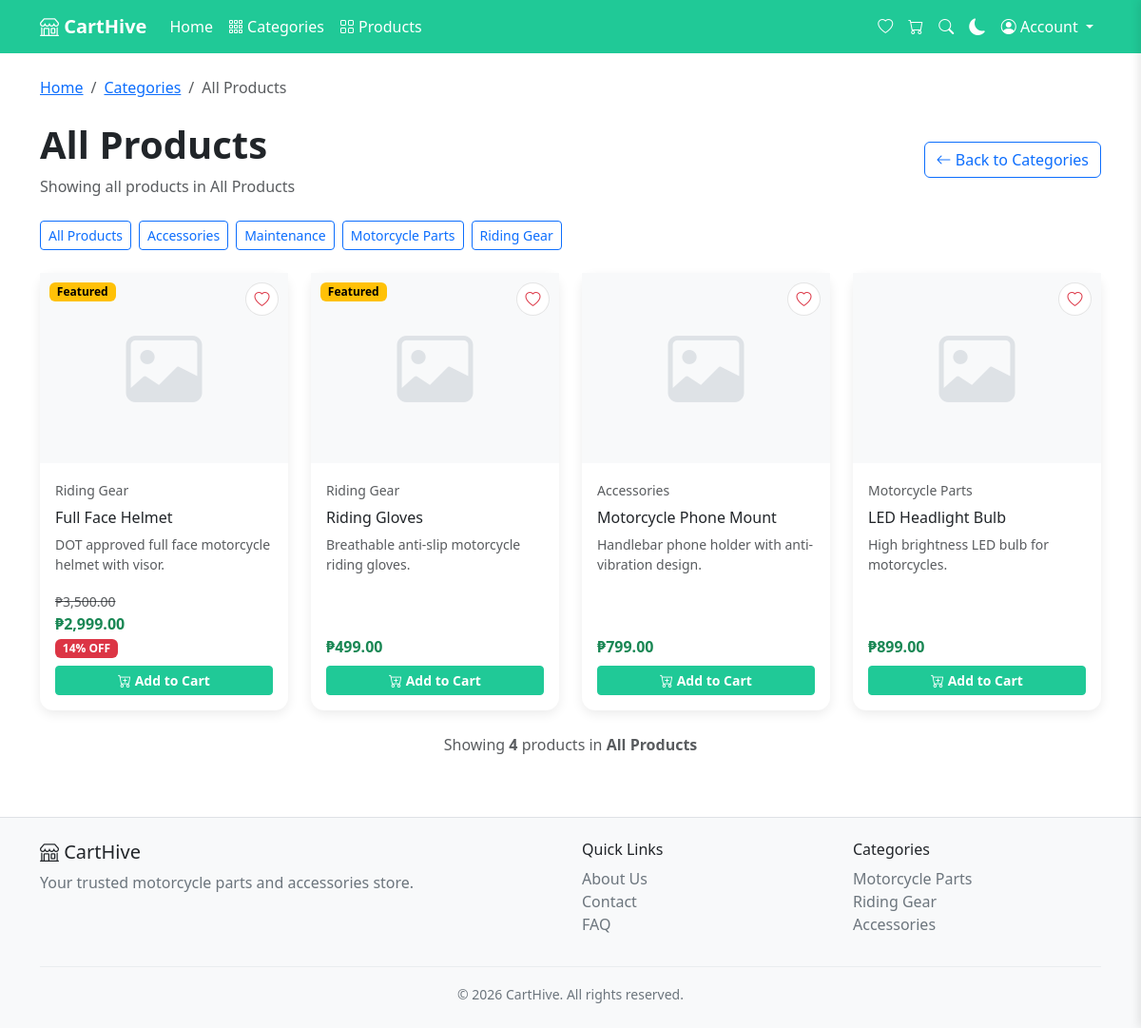
The app's page /pages/products.php?category=parts with its own data.
### tables this page shows
CREATE TABLE `categories` (
  `id` int(11) NOT NULL,
  `name` varchar(100) NOT NULL,
  `url` varchar(120) NOT NULL,
  `created_at` datetime DEFAULT current_timestamp()
);

CREATE TABLE `products` (
  `id` int(11) NOT NULL,
  `category_id` int(11) DEFAULT NULL,
  `vendor_id` int(11) DEFAULT NULL,
  `name` varchar(255) NOT NULL,
  `url` varchar(280) NOT NULL,
  `description` text DEFAULT NULL,
  `price` decimal(10,2) NOT NULL,
  `sale_price` decimal(10,2) DEFAULT NULL,
  `stock` int(11) NOT NULL DEFAULT 0,
  `image` varchar(255) DEFAULT NULL,
  `is_featured` tinyint(1) DEFAULT 0,
  `is_active` tinyint(1) DEFAULT 1,
  `created_at` datetime DEFAULT current_timestamp(),
  `updated_at` datetime DEFAULT current_timestamp() ON UPDATE current_timestamp()
);

### includes/functions.php (called while the page is built, shortened)
<?php
function e($string) {
    return htmlspecialchars($string, ENT_QUOTES, 'UTF-8');
}
function format_price($price) {
    return '₱' . number_format($price, 2);
}
function is_on_sale($product) {
    return !empty($product['sale_price']) && $product['sale_price'] > 0;
}
function get_discount_percentage($regular_price, $sale_price) {
    return round((($regular_price - $sale_price) / $regular_price) * 100);
}
?>

### pages/products.php (the view, shortened to what this page needs)
<?php
require_once __DIR__ . '/../config/db.php';
require_once __DIR__ . '/../includes/functions.php';
$category_url = isset($_GET['category']) ? trim($_GET['category']) : null;
$category_name = 'All Products';
$category_id = null;
if ($category_id) {
    $sql = "SELECT p.*, c.name as category_name, c.url as category_url
            FROM products p
            LEFT JOIN categories c ON p.category_id = c.id
            WHERE p.is_active = 1 AND p.category_id = ?
            ORDER BY p.is_featured DESC, p.created_at DESC";
    $stmt = $conn->prepare($sql);
    $stmt->bind_param("i", $category_id);
    $stmt->execute();
    $result = $stmt->get_result();
    $stmt->close();
} else {
    $sql = "SELECT p.*, c.name as category_name, c.url as category_url
            FROM products p
            LEFT JOIN categories c ON p.category_id = c.id
            WHERE p.is_active = 1
            ORDER BY p.is_featured DESC, p.created_at DESC";
    $result = $conn->query($sql);
}
include __DIR__ . '/../includes/header.php';
include __DIR__ . '/../includes/navbar.php';
?>
<div class="container mt-4">
    <nav aria-label="breadcrumb">
        <ol class="breadcrumb">
            <li class="breadcrumb-item"><a href="home.php">Home</a></li>
            <li class="breadcrumb-item"><a href="category.php">Categories</a></li>
            <?php if ($category_url): ?>
                <li class="breadcrumb-item active" aria-current="page"><?= e($category_name) ?></li>
            <?php else: ?>
                <li class="breadcrumb-item active" aria-current="page">All Products</li>
            <?php endif; ?>
        </ol>
    </nav>
</div>
<div class="container mt-4 mb-5">
    <div class="row align-items-center mb-4">
        <div class="col-md-8">
            <h1 class="fw-bold mb-2"><?= e($category_name) ?></h1>
            <p class="text-muted mb-0">
                <?php if ($category_url): ?>
                    Showing all products in <?= e($category_name) ?>
                <?php else: ?>
                    Browse our complete collection of motorcycle parts, gear, and accessories
                <?php endif; ?>
            </p>
        </div>
        <div class="col-md-4 text-md-end">
            <a href="category.php" class="btn btn-outline-primary">
                <i class="bi bi-arrow-left"></i> Back to Categories
            </a>
        </div>
    </div>
    <div class="row mb-4">
        <div class="col-12">
            <div class="d-flex gap-2 flex-wrap">
                <a href="products.php" class="btn btn-sm <?= !$category_url ? 'btn-primary' : 'btn-outline-primary' ?>">
                    All Products
                </a>
                <?php
                $filter_sql = "SELECT * FROM categories ORDER BY name ASC";
                $filter_result = $conn->query($filter_sql);
                while ($cat = $filter_result->fetch_assoc()):
                ?>
                    <a href="products.php?category=<?= e($cat['url']) ?>"
                       class="btn btn-sm <?= ($category_url == $cat['url']) ? 'btn-primary' : 'btn-outline-primary' ?>">
                        <?= e($cat['name']) ?>
                    </a>
                <?php endwhile; ?>
            </div>
        </div>
    </div>
    <div class="row g-4">
        <?php if ($result->num_rows > 0): ?>
            <?php while ($product = $result->fetch_assoc()): ?>
                <div class="col-md-6 col-lg-3">
                    <div class="card product-card h-100 position-relative">
                        <a href="product.php?id=<?= $product['id'] ?>" class="text-decoration-none">
                            <div class="product-img">
                                <?php if ($product['image']): ?>
                                    <img src="../uploads/products/<?= e($product['image']) ?>" class="card-img-top" alt="<?= e($product['name']) ?>">
                                <?php else: ?>
                                    <i class="bi bi-image" style="font-size: 80px; color: #dee2e6;"></i>
                                <?php endif; ?>
                                <?php if ($product['is_featured']): ?>
                                    <span class="badge badge-featured position-absolute" style="top: 10px; left: 10px;">Featured</span>
                                <?php endif; ?>
                            </div>
                        </a>
                        <button class="btn btn-sm wishlist-btn position-absolute"
                                style="top: 10px; right: 10px; z-index: 10; background: rgba(255, 255, 255, 0.9); border: 1px solid rgba(0, 0, 0, 0.1); border-radius: 50%; width: 35px; height: 35px; backdrop-filter: blur(5px);"
                                onclick="toggleWishlist(<?= $product['id'] ?>, this)"
                                title="Add to wishlist">
                            <i class="bi bi-heart text-danger"></i>
                        </button>
                        <div class="card-body d-flex flex-column">
                            <div class="mb-2">
                                <small class="text-muted"><?= e($product['category_name']) ?></small>
                            </div>
                            <h6 class="card-title">
                                <a href="product.php?id=<?= $product['id'] ?>" class="text-decoration-none text-dark"><?= e($product['name']) ?></a>
                            </h6>
                            <p class="card-text text-muted small" style="display: -webkit-box; -webkit-line-clamp: 2; -webkit-box-orient: vertical; overflow: hidden;">
                                <?= e($product['description']) ?>
                            </p>
                            <div class="mt-auto">
                                <div class="mb-2">
                                    <?php if (is_on_sale($product)): ?>
                                        <span class="text-muted text-decoration-line-through small"><?= format_price($product['price']) ?></span>
                                        <span class="text-success fw-bold d-block"><?= format_price($product['sale_price']) ?></span>
                                        <span class="badge bg-danger"><?= get_discount_percentage($product['price'], $product['sale_price']) ?>% OFF</span>
                                    <?php else: ?>
                                        <span class="text-success fw-bold"><?= format_price($product['price']) ?></span>
                                    <?php endif; ?>
                                </div>
                                <?php if ($product['stock'] > 0): ?>
                                    <button class="btn btn-primary btn-sm w-100" onclick="addToCart(<?= $product['id'] ?>)">
                                        <i class="bi bi-cart-plus"></i> Add to Cart
                                    </button>
                                <?php else: ?>
                                    <button class="btn btn-secondary btn-sm w-100" disabled>
                                        <i class="bi bi-x-circle"></i> Out of Stock
                                    </button>
                                <?php endif; ?>
                            </div>
                        </div>
                    </div>
                </div>
            <?php endwhile; ?>
        <?php endif; ?>
    </div>
    <?php if ($result->num_rows > 0): ?>
        <div class="row mt-4">
            <div class="col-12 text-center">
                <p class="text-muted">
                    Showing <strong><?= $result->num_rows ?></strong> <?= $result->num_rows == 1 ? 'product' : 'products' ?>
                    <?php if ($category_url): ?>
                        in <strong><?= e($category_name) ?></strong>
                    <?php endif; ?>
                </p>
            </div>
        </div>
    <?php endif; ?>
</div>
<?php
include __DIR__ . '/../includes/footer.php';
?>

### assets/css/style.css (style rules this page uses)
.card { background-color: #ffffff; border: none; border-radius: 14px; box-shadow: 0 4px 12px rgba(0, 0, 0, 0.08); }
.btn-primary { background-color: #20c997; border-color: #20c997; color: #fff; font-weight: 600; transition: 0.3s; }

### includes/header.php (style rules this page uses)
:root { --navbar-bg: #20c997; --hero-gradient-start: #20c997; --hero-gradient-end: #17a589; --card-bg: #ffffff; --product-img-bg: #f8f9fa; }
.product-card { transition: transform 0.2s, box-shadow 0.2s; height: 100%; background-color: var(--card-bg); }
.product-img { height: 200px; object-fit: cover; background: var(--product-img-bg); display: flex; align-items: center; justify-content: center; }
.badge-featured { background-color: #ffc107; color: #000; }
.wishlist-btn { transition: all 0.2s ease; padding: 0; display: flex; align-items: center; justify-content: center; }
.wishlist-btn i { font-size: 16px; transition: all 0.2s ease; }

### records on screen
categories: name "Accessories"
categories: name "Maintenance"
categories: name "Motorcycle Parts"
categories: name "Riding Gear"
products: is_featured "Featured", category.name "Riding Gear", name "Full Face Helmet", description "DOT approved full face motorcycle helmet with visor.", price "₱3,500.00", sale_price "₱2,999.00", price+sale_price "14"
products: is_featured "Featured", $product['id'] 3 (drawn), category.name "Riding Gear", name "Riding Gloves", description "Breathable anti-slip motorcycle riding gloves.", price "₱499.00"
products: category.name "Accessories", name "Motorcycle Phone Mount", description "Handlebar phone holder with anti-vibration design.", price "₱799.00"
products: category.name "Motorcycle Parts", name "LED Headlight Bulb", description "High brightness LED bulb for motorcycles.", price "₱899.00", id "4"

### other values on screen
$category_name "All Products"
